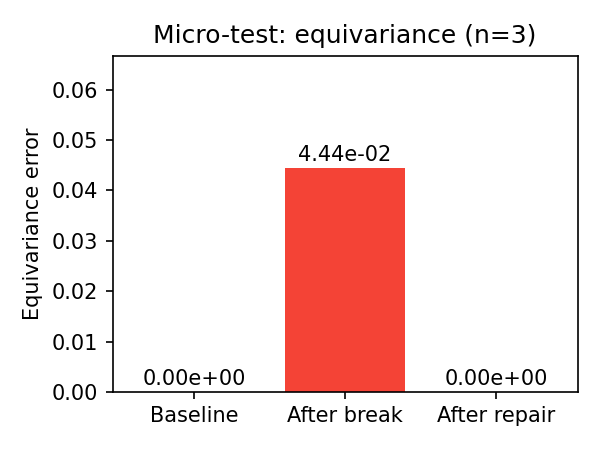

Write Python code to recreate this figure.
#!/usr/bin/env python3
import matplotlib.pyplot as plt
import numpy as np

# Example demonstration values to visualize the micro-test outcome
labels = ['Baseline', 'After break', 'After repair']
values = [0.0, 4.444e-02, 0.0]

fig, ax = plt.subplots(figsize=(4,3))
bars = ax.bar(labels, values, color=['#4caf50', '#f44336', '#2196f3'])
ax.set_ylabel('Equivariance error')
ax.set_title('Micro-test: equivariance (n=3)')
ax.set_ylim(0, max(values)*1.5 if max(values)>0 else 0.05)
for b, v in zip(bars, values):
    ax.text(b.get_x() + b.get_width()/2, v + (max(values)*0.03 if max(values)>0 else 0.01), f'{v:.2e}', ha='center')
plt.tight_layout()
plt.savefig('docs/figs/equivariance_bar.png', dpi=150)
print('Saved docs/figs/equivariance_bar.png')
